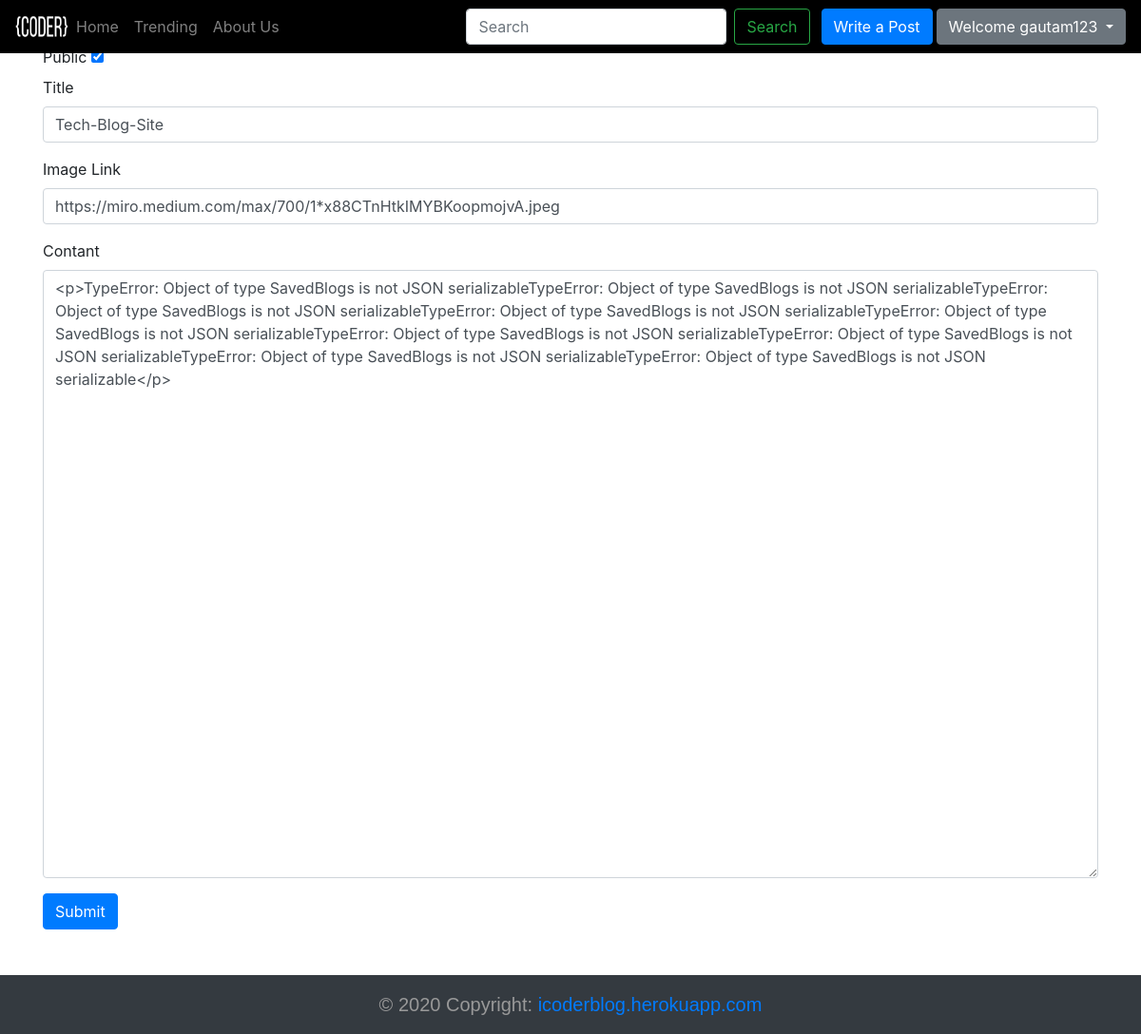
Page /editPost/34 (signed in) on the committed database.
### blog/models.py (models this page shows, shortened)
class Blogpost(models.Model):
    post_id = models.AutoField(primary_key=True)
    user = models.ForeignKey(User,on_delete=models.CASCADE,verbose_name='username')
    title = models.CharField(max_length=100)
    contant = models.TextField(max_length=5000)
    pub_date = models.DateTimeField(auto_now_add=True)
    view = models.IntegerField(default=0)
    IMG_url = models.CharField(max_length=250,default='')
    public = models.BooleanField(default=True)

### blog/views.py (the view, shortened to what this page needs)
# urls.py: path("editPost/<int:id>",views.edit_post,name="EditPost"),
def edit_post(request,id):
    print("request---",request.method,request.session['user'])
    try:
        user = request.session['user']
    except:
        messages.warning(request,"Please Login")
        return redirect("/")
    if request.method=="GET":
        try:
            post = Blogpost.objects.get(post_id=id)
            if request.user==post.user:
                print(post.title)
                return render(request,"blog/edit_post.html",{"post":post})
            else:
                messages.error(request,"You are not Authenticated for this action")
            return redirect("/")
        except:
            messages.error(request,"Post not available")
            return redirect("/")

### templates/blog/edit_post.html (shortened to what this page needs)
{% extends 'base.html' %}
{% block body %}
<div class="container mt-5">
<form  id="blog-form"  action="{% url 'EditPost' post.post_id %}" method="POST">
    <div class="form-group">
        <label>Public</label>
        <input type="checkbox"  placeholder="" name="public" {% if post.public %}checked{% endif %} ><br>
        <label>Title</label>
        <input type="title" class="form-control" placeholder="Title" name="title" value="{{post.title}}" required>
    </div>
    <div class="form-group">
        <label>Image Link</label>
        <input type="url" class="form-control" placeholder="Image Link" name="img_url" value="{{post.IMG_url}}" required>
    </div>
    <div class="form-group">
        <label>Contant</label>
        <textarea class="form-control" id="myTextarea" name="contant" >{{post.contant}}</textarea>
    </div>
    <button type="submit" class="btn btn-primary">Submit</button>
</form>
</div>
{% endblock body %}

### templates/base.html (shortened to what this page needs)
<!Doctype html>
<html lang="en">
{% load static %}
<head>
  <link rel="stylesheet" href="https://stackpath.bootstrapcdn.com/bootstrap/4.2.1/css/bootstrap.min.css"
>
  <link rel="stylesheet" href="https://cdnjs.cloudflare.com/ajax/libs/font-awesome/5.15.3/css/all.min.css
    " />
</head>
<body>
  <nav class="navbar navbar-expand-lg navbar-dark fixed-top" style="background-color: black;">
    <a href="/"><img src="{% static "blog/coder.png"%}" style="width:3.5rem;height:1.5rem;"></a>
    <div class=" collapse navbar-collapse" id="navbarSupportedContent">
      <ul class="navbar-nav mr-auto">
        <li class="nav-item {% block homeactive %}{% endblock homeactive%}">
          <a class="nav-link" href="/">Home <span class="sr-only">(current)</span></a>
        </li>
        <li class="nav-item {% block trendactive %}{% endblock trendactive%}">
          <a class="nav-link" href="/trending/">Trending<span class="sr-only">(current)</span></a>
        </li>
        <li class="nav-item {% block aboutactive %}{% endblock aboutactive%}">
          <a class="nav-link" href="/about/">About Us</a>
        </li>
      </ul>
      <form class="form-inline my-2 my-lg-0" method='get' action='/search/'>
        <input class="form-control mr-sm-2" type="search" placeholder="Search" aria-label="Search" name="query"
          id="query">
        <button class="btn btn-outline-success my-2 my-sm-0" type="submit">Search</button>
      </form>
      {% if request.user.is_authenticated %}
      <ul class="navbar-nav ml-2">
        <li class="nav-item ">
          <a class="btn btn-primary mx-1" href="{% url 'Post_Blog' %}">Write a Post</a>
        </li>
        <li class="nav-item dropdown">
          <a class="btn btn-secondary dropdown-toggle" href="#" role="button" id="dropdownMenuLink"
            data-toggle="dropdown" aria-haspopup="true" aria-expanded="false">
            Welcome {{request.user.username}}
          </a>
        </li>
      </ul>
      {%endif%}
  </nav>
  <div class="container-fluid mt-7" style="min-height:79vh">
  {% block body %} {% endblock %}
  </div>
<footer class="page-footer bg-dark mt-5">
  <div class="footer-copyright text-center py-3">© 2020 Copyright:
    <a href="https://icoderblog.herokuapp.com/">icoderblog.herokuapp.com</a>
  </div>
</footer>
</body>
</html>

### rows in the picture
Blogpost: public "☑", title "Tech-Blog-Site", img_url "https://miro.medium.com/max/700/1*x88CTnHtkIMYBKoopmojvA.jpeg", contant "<p>TypeError: Object of type SavedBlogs is not JSON serializableTypeError: Object of type SavedBlogs is not JSON serializableTypeError: Object of type SavedBlogs is not JSON serializableTypeError: Object of type SavedBlogs is not JSON serializableTypeError: Object of type SavedBlogs is not JSON serializableTypeError: Object of type SavedBlogs is not JSON serializableTypeError: Object of type SavedBlogs is not JSON serializableTypeError: Object of type SavedBlogs is not JSON serializableTypeError: Object of type SavedBlogs is not JSON serializable</p>"

### other values in the picture
{{ request.user.username }} "gautam123"
